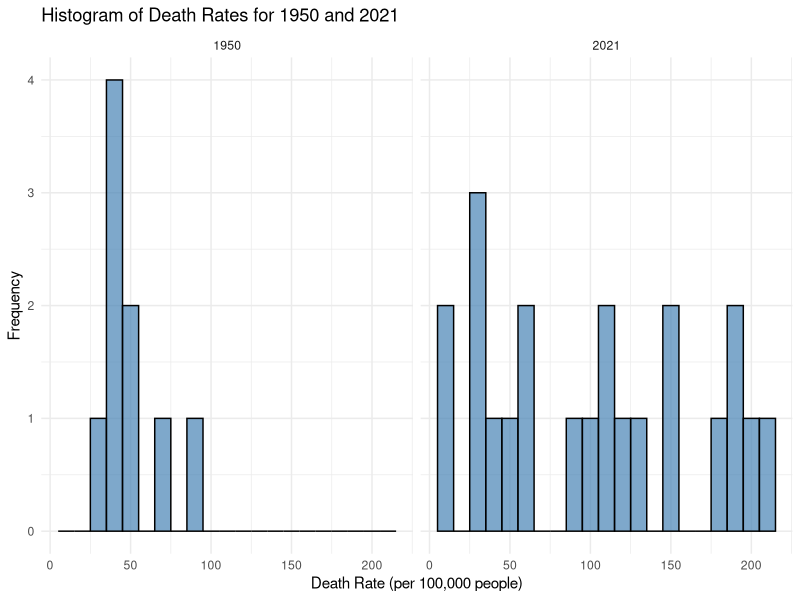

Generate this figure with R:
# Load necessary libraries
library(ggplot2)
library(dplyr)

# Read the data
data <- read.csv("5- respiratory-infection-death-rate-who-mdb.csv")

# Rename the long column for simplicity
colnames(data)[4] <- "DeathRate"

# Filter the dataset for the years 1950 and 2021
filtered_data <- data %>% filter(Year %in% c(1950, 2021))

# Create a histogram for the death rates, faceted by year
ggplot(filtered_data, aes(x = DeathRate)) +
  geom_histogram(binwidth = 10, fill = "steelblue", color = "black", alpha = 0.7) +
  facet_wrap(~ Year) +
  theme_minimal() +
  labs(
    title = "Histogram of Death Rates for 1950 and 2021",
    x = "Death Rate (per 100,000 people)",
    y = "Frequency"
  )


print(filtered_data)